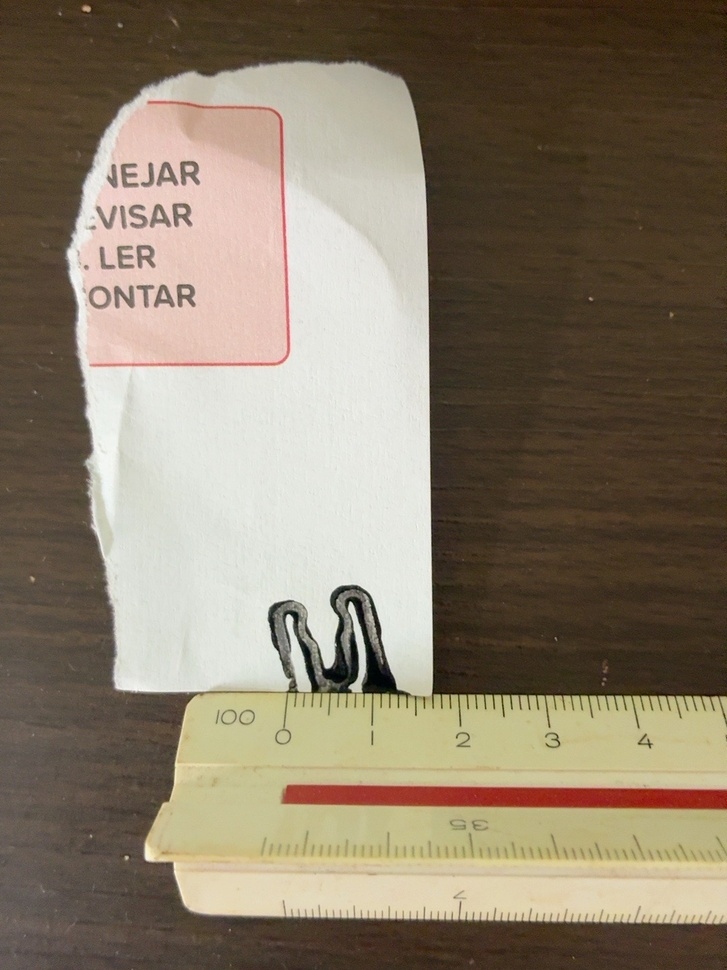
#> input picture cad/trava-ar-condicionado/referencias/foto08_molde_regua.jpeg, 727 x 970 px, shrunk from 1080 x 1440 before the run
$ python calibrar_regua.py ../referencias/foto08_molde_regua.jpeg 5 5 5
#> lines starting #> are read from the running program, lines starting #| are printed output that depends on the picture
"""Mede px/mm pelos traços da régua numa linha da imagem.
uso: python tools/calibrar_regua.py <foto> <linha_y> <x_ini> <x_fim>
(foto 08: linha 1050, x 410..1080 -> 50 intervalos, 12,94 px/mm)"""
import sys, numpy as np, cv2
f, row, x0, x1 = sys.argv[1], int(sys.argv[2]), int(sys.argv[3]), int(sys.argv[4])
im = cv2.imread(f, 0).astype(float)
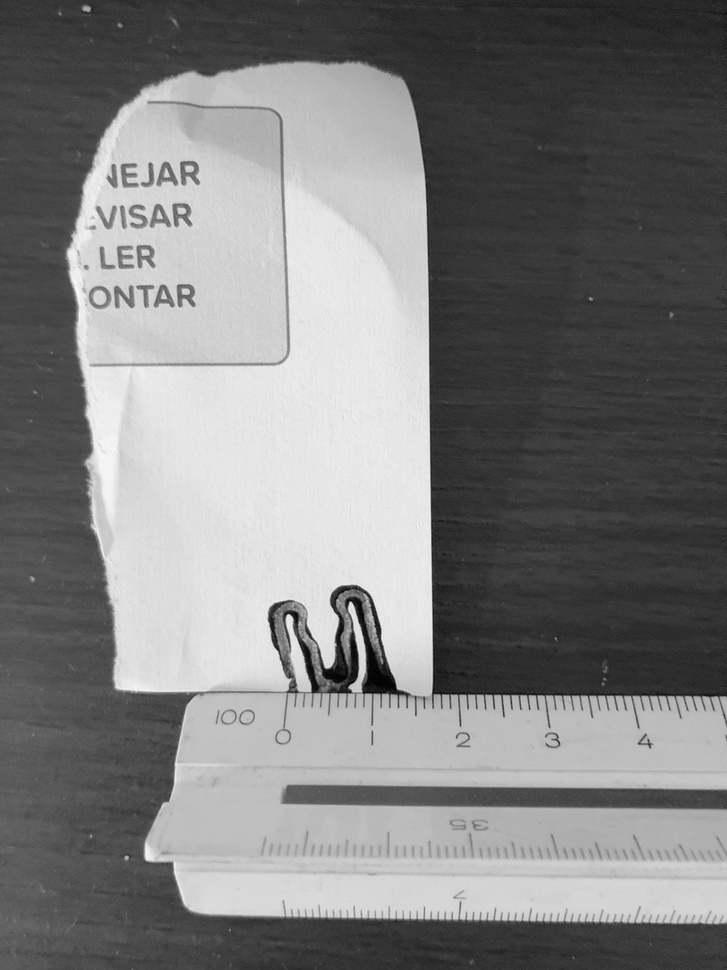
#> im: shape (970, 727) float64; min 0, max 251, mean 125.4
prof = im[row - 3:row + 3, x0:x1].mean(0)
#> prof = empty array
#> (the run stopped early here; a loop or call above may not have finished)
